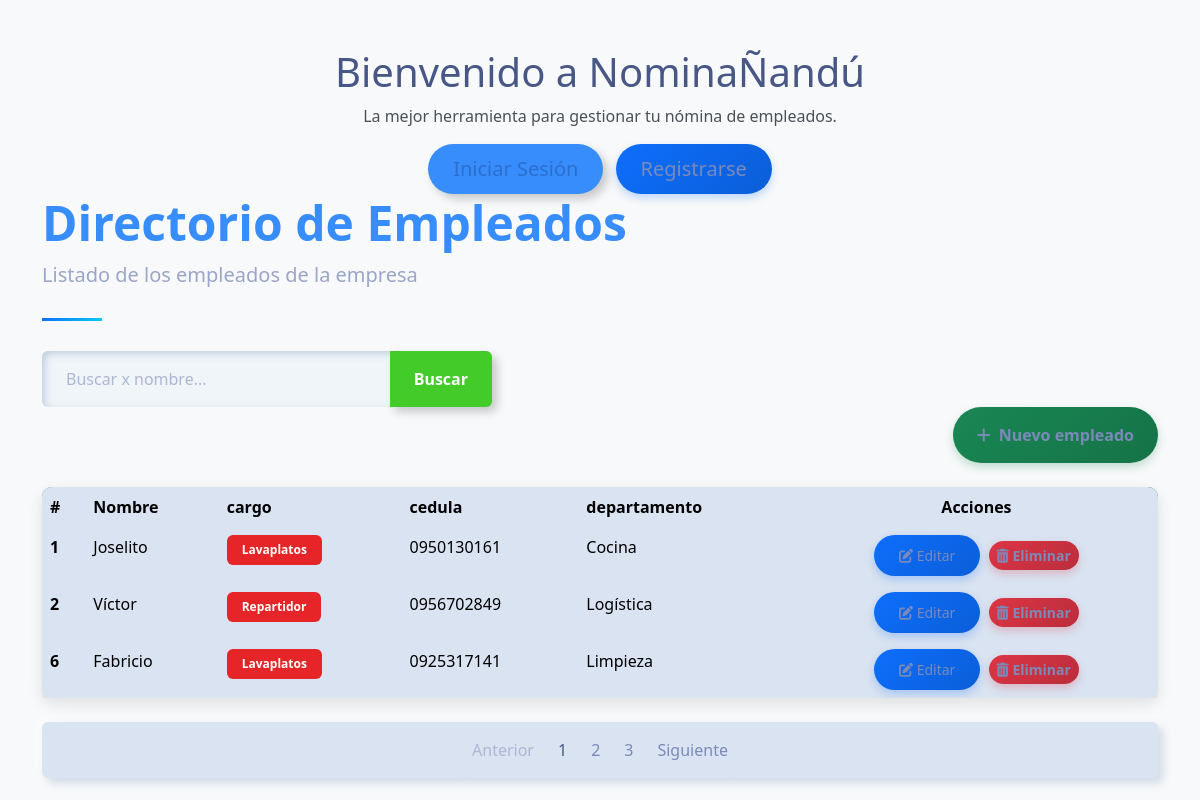
Screenshot of /clinic/empleados/ with the database file from the repository.
### core/models.py (models this page shows, shortened)
class Empleado(models.Model):
    SEXO_CHOICES = [
        ('M', 'Masculino'),
        ('F', 'Femenino'),
    ]
    nombre = models.CharField(max_length=100)
    cedula = models.CharField(max_length=20, unique=True)
    direccion = models.TextField()
    sexo = models.CharField(max_length=1, choices=SEXO_CHOICES)
    sueldo = models.DecimalField(max_digits=10, decimal_places=2)
    cargo = models.ForeignKey(Cargo, on_delete=models.CASCADE)
    departamento = models.ForeignKey(Departamento, on_delete=models.CASCADE)
    tipo_contrato = models.ForeignKey(TipoContrato, on_delete=models.CASCADE)

class Cargo(models.Model):
    descripcion = models.CharField(max_length=100)
    def __str__(self):
        return self.descripcion

class Departamento(models.Model):
    descripcion = models.CharField(max_length=100)
    def __str__(self):
        return self.descripcion

### core/views.py (the view)
# urls.py: path('empleados/', views.Empleado_list, name='empleados'),
def Empleado_list(request):
    Empleados = Empleado.objects.all()
    print(request.method)
    print(request.GET)
    query= request.GET.get('q',None)
    print(query)
    if query: Empleados = Empleado.objects.filter(nombre__icontains=query)
    else: Empleados = Empleado.objects.all()
    context = {'Empleados': Empleados, 'title': 'Listado de doctores'}
    return render(request, 'empleados/list.html', context)

### template/empleados/list.html (shortened to what this page needs)
{% extends "home.html" %}
{% block content %}
    <div class="container">
        <header class="page-header">
            <h1 class="display-5 fw-bold text-primary">
                Directorio de Empleados
            </h1>
            <p class="lead text-muted">Listado de los empleados de la empresa</p>
        </header>
        <form action="" style="max-width: 450px;">
            <div class="input-group">
                <input type="text" class="form-control" placeholder="Buscar x nombre..." name="q" value="{{ request.GET.q }}">
                <button class="btn btn-outline-success" data-bs-toggle="tooltip" data-bs-title="Escriba parte del apellido y click en buscar">
                    Buscar
                </button>
            </div>
        </form>
        <div class="d-flex justify-content-end mb-4">
            <a class="btn btn-success"  href={% url 'core:empleados_create' %}>
                <i class="fas fa-plus me-2"></i>Nuevo empleado
        </div>
        <div class="card mb-4">
            <div class="card-body p-0">
                <div class="table-responsive">
                    <table class="table table-hover mb-0">
                        <thead>
                            <tr>
                                <th scope="col">#</th>
                                <th scope="col">Nombre</th>
                                <th scope="col">cargo</th>
                                <th scope="col">cedula</th>
                                <th scope="col">departamento</th>
                                <th scope="col" class="text-center">Acciones</th>
                            </tr>
                        </thead>
                        <tbody>
                           {% for empleado in Empleados %}
                            <tr>
                                <th scope="row">{{empleado.id}}</th>
                                <td>{{empleado.nombre}}</td>
                                <td>
                                    <span class="badge bg-danger">{{empleado.cargo}}</span>
                                </td>
                                <td>{{empleado.cedula}}</td>
                                <td>{{empleado.departamento}}</td>
                                <td class="text-center">
                                    <a href={% url 'core:empleados_update' empleado.id %} class="btn btn-sm btn-primary me-1">
                                        <i class="fas fa-edit"></i> Editar
                                    </a>
                                    <a  href={% url 'core:empleados_delete' empleado.id %} class="btn btn-sm btn-danger">
                                        <i class="fas fa-trash-alt"></i> Eliminar
                                    </a>
                                </td>
                            </tr>
                           {% endfor %}
                        </tbody>
                    </table>
                </div>
            </div>
        </div>
        <nav aria-label="Page navigation" class="mb-4">
            <ul class="pagination justify-content-center">
                <li class="page-item disabled">
                    <a class="page-link" href="#" tabindex="-1" aria-disabled="true">Anterior</a>
                </li>
                <li class="page-item active"><a class="page-link" href="#">1</a></li>
                <li class="page-item"><a class="page-link" href="#">2</a></li>
                <li class="page-item"><a class="page-link" href="#">3</a></li>
                <li class="page-item">
                    <a class="page-link" href="#">Siguiente</a>
                </li>
            </ul>
        </nav>
    </div>
{% endblock %}

### template/home.html (style rules this page uses)
:root { --primary-color: #2c6ecd; --secondary-color: #19b3b3; --accent-color: #f8f9fa; --dark-color: #212529; --text-color: #495057; }
body { font-family: 'Poppins', sans-serif; color: var(--text-color); overflow-x: hidden; }
.btn-primary { background-color: var(--primary-color); border-color: var(--primary-color); padding: 10px 25px; border-radius: 50px; font-weight: 500; transition: all 0.3s ease; }

### template/empleados/list.html (style rules this page uses)
body { background-color: #f8f9fa; font-family: 'Segoe UI', Tahoma, Geneva, Verdana, sans-serif; }
.card { border-radius: 10px; box-shadow: 0 6px 15px rgba(0,0,0,0.1); transition: transform 0.3s, box-shadow 0.3s; }
.btn-primary { background: linear-gradient(135deg, #0d6efd, #0b5ed7); border: none; box-shadow: 0 4px 8px rgba(13, 110, 253, 0.25); transition: all 0.3s; }
.btn-success { background: linear-gradient(135deg, #198754, #157347); border: none; box-shadow: 0 4px 8px rgba(25, 135, 84, 0.25); transition: all 0.3s; }
.btn-danger { background: linear-gradient(135deg, #dc3545, #bb2d3b); border: none; box-shadow: 0 4px 8px rgba(220, 53, 69, 0.25); transition: all 0.3s; }
.table { border-radius: 10px; overflow: hidden; box-shadow: 0 5px 15px rgba(0,0,0,0.08); }
.table thead { background: linear-gradient(135deg, #6c757d, #495057); color: white; }
.table tbody tr { transition: background-color 0.3s; }
.page-header { position: relative; margin-bottom: 30px; padding-bottom: 15px; }
.page-header:after { content: ''; position: absolute; bottom: 0; left: 0; width: 60px; height: 3px; background: linear-gradient(135deg, #0d6efd, #0dcaf0); }

### rows the page displays
Empleado: id "1", nombre "Joselito", cargo "Lavaplatos", cedula "0950130161", departamento "Cocina"
Empleado: id "2", nombre "Víctor", cargo "Repartidor", cedula "0956702849", departamento "Logística"
Empleado: id "6", nombre "Fabricio", cargo "Lavaplatos", cedula "0925317141", departamento "Limpieza"
